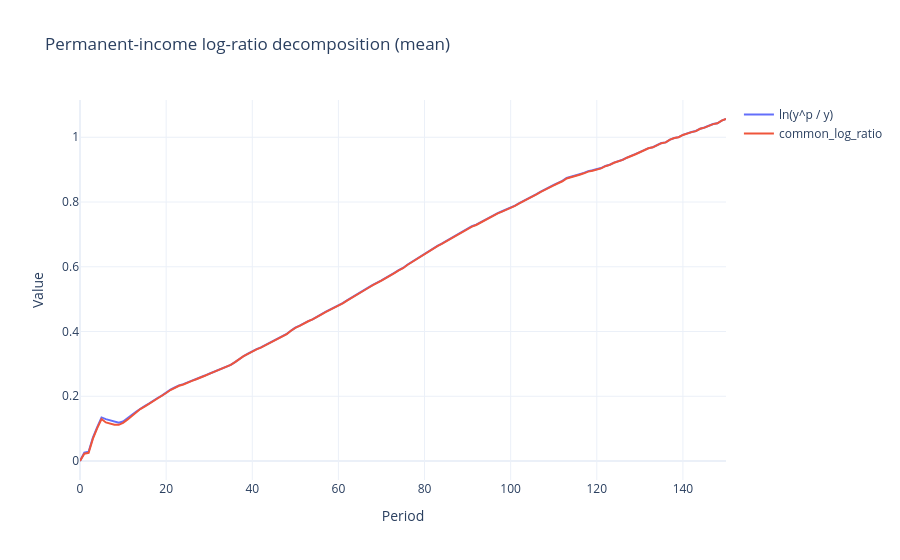
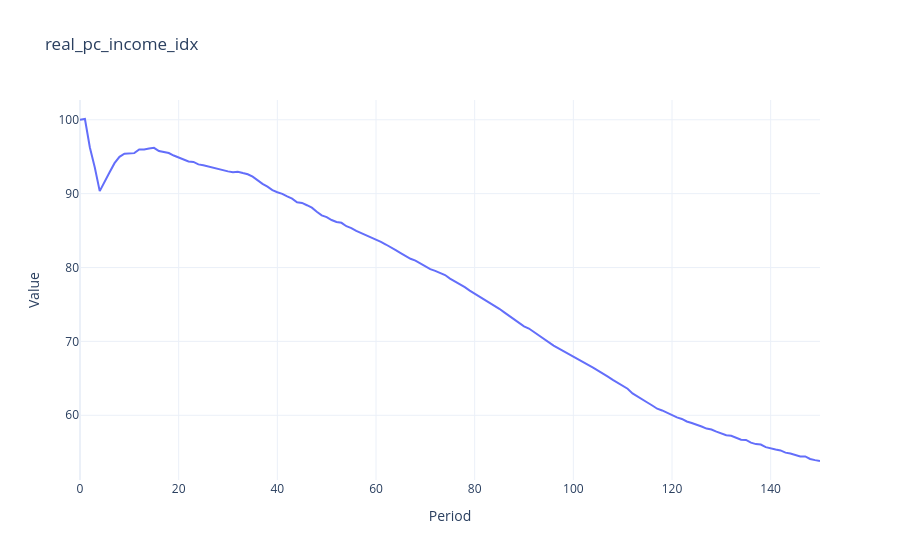

The notebook cell these images were saved under, in order:
### Code cell
from src.notebook_workflow import plot_permanent_income_log_ratio_decomposition, build_permanent_income_log_ratio_decomposition_df, build_permanent_income_forecast_contribution_table

h5_path = benchmark.model_h5_path if benchmark is not None else simulation.model_h5_path

df_yp = build_permanent_income_log_ratio_decomposition_df(h5_path, country_code=run_config.country_iso3)

fig = plot_permanent_income_log_ratio_decomposition(
    h5_path,
    country_code=run_config.country_iso3,
    columns=["ln_y_p_over_y", "common_log_ratio"],
    reducer="mean",
    show=True,
)


fig = plot_permanent_income_log_ratio_decomposition(
    h5_path,
    country_code=run_config.country_iso3,
    columns=["real_pc_income_idx"],
    reducer="mean",
    title='real_pc_income_idx',
    show=True,
)

decomposition_df = build_permanent_income_log_ratio_decomposition_df(
    h5_path,
    country_code=run_config.country_iso3,
    reducer='mean',
    include_log_real_pc_income=True,
    # include_log_real_pc_income="log_real_pc_income_t" in selected_columns,
)
decomposition_df[['common_log_ratio', 'log_real_pc_income_t']]

### Figure 1 — Plotly figure (JSON) as saved in the notebook; plotly's stock layout.template omitted (floating-point values rounded to 4 significant figures; data arrays with more than 128 entries replaced by an {"elided": "..."} marker saying what was removed)
{"data": [{"mode": "lines", "name": "ln(y^p / y)", "type": "scatter", "x": {"elided": "151 int values"}, "y": {"elided": "151 float values"}}, {"mode": "lines", "name": "common_log_ratio", "type": "scatter", "x": {"elided": "151 int values"}, "y": {"elided": "151 float values"}}], "layout": {"title": {"text": "Permanent-income log-ratio decomposition (mean)"}, "xaxis": {"title": {"text": "Period"}}, "yaxis": {"title": {"text": "Value"}}}}

### Figure 2 — Plotly figure (JSON) as saved in the notebook; plotly's stock layout.template omitted (floating-point values rounded to 4 significant figures; data arrays with more than 128 entries replaced by an {"elided": "..."} marker saying what was removed)
{"data": [{"mode": "lines", "name": "real_pc_income_idx", "type": "scatter", "x": {"elided": "151 int values"}, "y": {"elided": "151 float values"}}], "layout": {"title": {"text": "real_pc_income_idx"}, "xaxis": {"title": {"text": "Period"}}, "yaxis": {"title": {"text": "Value"}}}}
